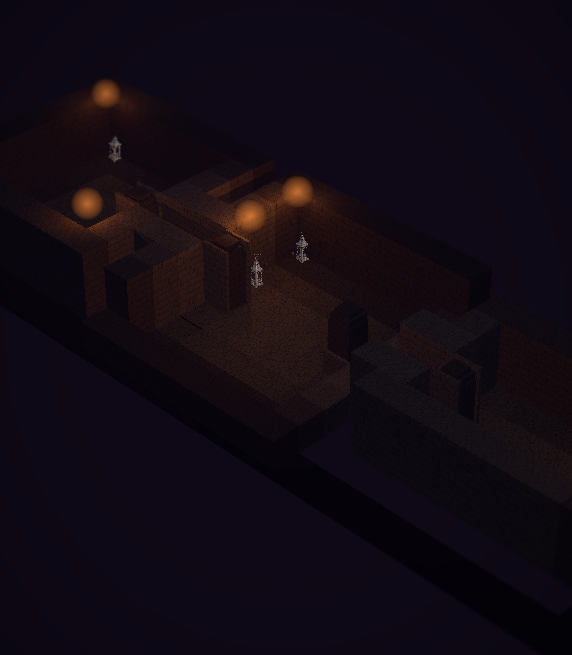
#> input picture dev/active-room-only-shots/before-multi-room-wide.png, 572 x 655 px
$ python measure-clay-capture.py active-room-only-shots/before-multi-room-wide.png
#> lines starting #> are read from the running program, lines starting #| are printed output that depends on the picture
#!/usr/bin/env python3
"""Measure a Clayroom capture PNG (docs/CLAYROOM-RESET-LADDER.md, "Capture and receipt law").

Green unit tests do not prove colour. This turns a banked capture into the small set of NUMBERS
CL-R0/CL-R1 actually argue about — clipped highlights, luma distribution, chroma retention — over
deterministic normalized regions (the same rectangles dev/capture-clayroom-fixture.cjs declares in
its receipt), so a before/after pair is a measurement, not two impressions.

    python3 dev/measure-clay-capture.py <png> [<png> ...] [--json out.json]

Metrics per region:
  meanLuma / medianLuma / p05Luma / p95Luma  Rec.709 luma, 0-255
  clippedHighlightPct                        % of pixels with all three channels >= 250
  crushedShadowPct                           % of pixels with all three channels <= 5
  meanSaturation                             HSV S, 0-255 (chroma retention proxy)
  meanChromaSpread                           mean(max(RGB) - min(RGB)); a neutral clay surface
                                             should sit LOW here, a coloured sprite HIGH
  neutralPct                                 % of pixels with chroma spread <= 6 (how much of the
                                             region is genuinely achromatic clay)

No verdicts: this script reports, it never passes or fails a capture.
"""
import json
import sys

from PIL import Image

# KEEP IN SYNC with dev/capture-clayroom-fixture.cjs's own REGIONS (it echoes them into every
# receipt, so a receipt always records the rectangles its numbers were taken over).
REGIONS = {
    "full": (0.00, 0.00, 1.00, 1.00),
    "floor": (0.42, 0.73, 0.58, 0.86),
    "sprite": (0.25, 0.37, 0.35, 0.60),
    "crate": (0.53, 0.38, 0.69, 0.75),
    "doorframe": (0.84, 0.38, 0.95, 0.62),
}


def measure_region(img, box):
    w, h = img.size
    x0, y0, x1, y1 = box
    crop = img.crop((int(x0 * w), int(y0 * h), int(x1 * w), int(y1 * h))).convert("RGB")
    px = list(crop.getdata())
    n = len(px)
    if not n:
        return None
    lumas, sats, spreads = [], [], []
    clipped = crushed = neutral = 0
    for r, g, b in px:
        lumas.append(0.2126 * r + 0.7152 * g + 0.0722 * b)
        mx, mn = max(r, g, b), min(r, g, b)
        spread = mx - mn
        spreads.append(spread)
        sats.append(0 if mx == 0 else 255 * spread / mx)
        if r >= 250 and g >= 250 and b >= 250:
            clipped += 1
        if r <= 5 and g <= 5 and b <= 5:
            crushed += 1
        if spread <= 6:
            neutral += 1
    lumas.sort()
    return {
        "pixels": n,
        "meanLuma": round(sum(lumas) / n, 2),
        "medianLuma": round(lumas[n // 2], 2),
        "p05Luma": round(lumas[int(n * 0.05)], 2),
        "p95Luma": round(lumas[int(n * 0.95)], 2),
        "clippedHighlightPct": round(100.0 * clipped / n, 3),
        "crushedShadowPct": round(100.0 * crushed / n, 3),
        "meanSaturation": round(sum(sats) / n, 2),
        "meanChromaSpread": round(sum(spreads) / n, 2),
        "neutralPct": round(100.0 * neutral / n, 2),
    }


def main(argv):
    out_path = None
    if "--json" in argv:
        i = argv.index("--json")
        out_path = argv[i + 1]
        argv = argv[:i] + argv[i + 2:]
    if not argv:
        print(__doc__)
        return 2
    results = {}
    for p in argv:
        img = Image.open(p)
#> img is the input picture: PIL image 572x655 RGB; mean R, G, B 17.8, 10.4, 19.4
        results[p] = {"size": list(img.size), "regions": {k: measure_region(img, v) for k, v in REGIONS.items()}}
#> in measure_region, `px = list(crop.getdata())`: px = 374660 items
#> in measure_region, `n = len(px)`: n = 374660
#> the loop in measure_region, `for r, g, b in px:` made 374660 passes
#> (r, b, mx, spread) on passes 1 to 3: (11, 18, 18, 11), (11, 18, 18, 11), (11, 18, 18, 11)
#> after the loop in measure_region, `for r, g, b in px:`: clipped = 0; crushed = 3; lumas = 374660 items; neutral = 23163; sats = 374660 items
#> call 2 of measure_region, with box = (0.42, 0.73, 0.58, 0.86)
#> in measure_region (call 2), `crop = img.crop((int(x0 * w), int(y0 * h), int(x1 * w), int(y1 * h)))...`:
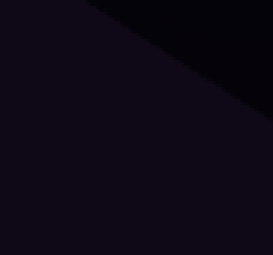
#> crop: PIL image 91x85 RGB (shown 3 times larger); mean R, G, B 13.3, 8, 20.8
#> in measure_region (call 2), `px = list(crop.getdata())`: px = 7735 items, first 6: (15, 9, 23), (15, 9, 23), (15, 9, 23), (15, 9, 23), (15, 9, 23), (15, 9, 23)
#> in measure_region (call 2), `n = len(px)`: n = 7735
#> the loop in measure_region (call 2), `for r, g, b in px:` made 7735 passes
#> (mx, mn, spread) on passes 508, 600, 601, 602, 691, 692, 693, 694, 783, 784, 785, 786: (9, 3, 6), (9, 3, 6), (9, 3, 6), (9, 3, 6), (9, 3, 6), (9, 3, 6), (9, 3, 6), (9, 3, 6), (9, 3, 6), (9, 3, 6), (9, 3, 6), (9, 3, 6)
#> (r, g, b, mx, mn, spread) on passes 1 to 6: (15, 9, 23, 23, 9, 14), (15, 9, 23, 23, 9, 14), (15, 9, 23, 23, 9, 14), (15, 9, 23, 23, 9, 14), (15, 9, 23, 23, 9, 14), (15, 9, 23, 23, 9, 14)
#> after the loop in measure_region (call 2), `for r, g, b in px:`: clipped = 0; lumas = 7735 values, max 11.29 at index 0, min 3.86 at index 507, mean 10.06; neutral = 552; sats = 7735 values, max 191.2 at index 955, min 150.7 at index 27, mean 158.5; spreads = 7735 values, max 14 at index 0, min 6 at index 507, mean 12.77
#> call 3 of measure_region, with box = (0.25, 0.37, 0.35, 0.6)
#> in measure_region (call 3), `crop = img.crop((int(x0 * w), int(y0 * h), int(x1 * w), int(y1 * h)))...`:
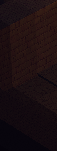
#> crop: PIL image 57x151 RGB; mean R, G, B 26.9, 14.5, 17.2
#> in measure_region (call 3), `px = list(crop.getdata())`: px = 8607 items, first 6: (14, 10, 18), (14, 10, 19), (14, 10, 18), (16, 9, 17), (22, 13, 18), (21, 11, 18)
#> in measure_region (call 3), `n = len(px)`: n = 8607
#> the loop in measure_region (call 3), `for r, g, b in px:` made 8607 passes
#> (r, g, b, mx, mn, spread) on passes 1 to 3: (14, 10, 18, 18, 10, 8), (14, 10, 19, 19, 10, 9), (14, 10, 18, 18, 10, 8)
#> call 4 of measure_region, with box = (0.53, 0.38, 0.69, 0.75)
#> in measure_region (call 4), `crop = img.crop((int(x0 * w), int(y0 * h), int(x1 * w), int(y1 * h)))...`:
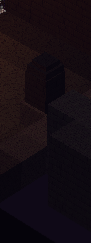
#> crop: PIL image 91x243 RGB; mean R, G, B 20.3, 12, 17.9
#> the loop in measure_region (call 4), `for r, g, b in px:` made 22113 passes
#> (r, g, b) on passes 1 to 3: (108, 100, 89), (35, 41, 38), (24, 10, 15)
#> in measure_region (call 5), `crop = img.crop((int(x0 * w), int(y0 * h), int(x1 * w), int(y1 * h)))...`:
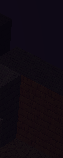
#> crop: PIL image 63x158 RGB; mean R, G, B 16.4, 9.6, 17.8
#> the loop in measure_region (call 5), `for r, g, b in px:` made 9954 passes
#> (r, b) on passes 1 to 3: (15, 23), (15, 23), (15, 23)
        print(f"\n== {p}  ({img.size[0]}x{img.size[1]})")
#| == active-room-only-shots/before-multi-room-wide.png  (572x655)
        for name, m in results[p]["regions"].items():
            print(f"  {name:7s} luma mean {m['meanLuma']:6.2f} med {m['medianLuma']:6.2f} "
                  f"p95 {m['p95Luma']:6.2f} | clipped {m['clippedHighlightPct']:6.3f}% "
                  f"crushed {m['crushedShadowPct']:6.3f}% | sat {m['meanSaturation']:6.2f} "
                  f"spread {m['meanChromaSpread']:5.2f} neutral {m['neutralPct']:6.2f}%")
#> this loop made 5 passes
#> name on passes 1 to 5: 'full', 'floor', 'sprite', 'crate', 'doorframe'
#|   full    luma mean  12.61 med  11.00 p95  24.90 | clipped  0.000% crushed  0.001% | sat 143.71 spread 12.72 neutral   6.18%
#|   floor   luma mean  10.06 med  11.29 p95  11.29 | clipped  0.000% crushed  0.000% | sat 158.47 spread 12.77 neutral   7.14%
#|   sprite  luma mean  17.31 med  17.33 p95  27.67 | clipped  0.000% crushed  0.000% | sat 127.24 spread 13.62 neutral   0.15%
#|   crate   luma mean  14.15 med  12.34 p95  26.04 | clipped  0.000% crushed  0.000% | sat 125.14 spread 10.73 neutral   7.21%
#|   doorframe luma mean  11.68 med  11.21 p95  15.78 | clipped  0.000% crushed  0.000% | sat 131.35 spread 10.30 neutral   4.91%
    if out_path:
        with open(out_path, "w") as fh:
            json.dump(results, fh, indent=2)
        print(f"\nwrote {out_path}")
    return 0


if __name__ == "__main__":
    sys.exit(main(sys.argv[1:]))
#> (the program exits here)
